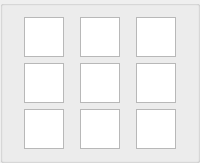
          <widget class="QGroupBox" name="majCell_00">
           <layout class="QGridLayout" name="majCell_0">
            <item row="0" column="0">
             <widget class="QTextEdit" name="cell_0_0">
              <property name="sizePolicy">
               <sizepolicy hsizetype="Maximum" vsizetype="Maximum">
                <horstretch>0</horstretch>
                <verstretch>0</verstretch>
               </sizepolicy>
              </property>
              <property name="maximumSize">
               <size>
                <width>40</width>
                <height>40</height>
               </size>
              </property>
             </widget>
            </item>
            <item row="0" column="1">
             <widget class="QTextEdit" name="cell_0_1">
              <property name="sizePolicy">
               <sizepolicy hsizetype="Maximum" vsizetype="Maximum">
                <horstretch>0</horstretch>
                <verstretch>0</verstretch>
               </sizepolicy>
              </property>
              <property name="maximumSize">
               <size>
                <width>40</width>
                <height>40</height>
               </size>
              </property>
             </widget>
            </item>
            <item row="0" column="2">
             <widget class="QTextEdit" name="cell_0_2">
              <property name="sizePolicy">
               <sizepolicy hsizetype="Maximum" vsizetype="Maximum">
                <horstretch>0</horstretch>
                <verstretch>0</verstretch>
               </sizepolicy>
              </property>
              <property name="maximumSize">
               <size>
                <width>40</width>
                <height>40</height>
               </size>
              </property>
             </widget>
            </item>
            <item row="1" column="0">
             <widget class="QTextEdit" name="cell_1_0">
              <property name="sizePolicy">
               <sizepolicy hsizetype="Maximum" vsizetype="Maximum">
                <horstretch>0</horstretch>
                <verstretch>0</verstretch>
               </sizepolicy>
              </property>
              <property name="maximumSize">
               <size>
                <width>40</width>
                <height>40</height>
               </size>
              </property>
             </widget>
            </item>
            <item row="1" column="1">
             <widget class="QTextEdit" name="cell_1_1">
              <property name="sizePolicy">
               <sizepolicy hsizetype="Maximum" vsizetype="Maximum">
                <horstretch>0</horstretch>
                <verstretch>0</verstretch>
               </sizepolicy>
              </property>
              <property name="maximumSize">
               <size>
                <width>40</width>
                <height>40</height>
               </size>
              </property>
             </widget>
            </item>
            <item row="1" column="2">
             <widget class="QTextEdit" name="cell_1_2">
              <property name="sizePolicy">
               <sizepolicy hsizetype="Maximum" vsizetype="Maximum">
                <horstretch>0</horstretch>
                <verstretch>0</verstretch>
               </sizepolicy>
              </property>
              <property name="maximumSize">
               <size>
                <width>40</width>
                <height>40</height>
               </size>
              </property>
             </widget>
            </item>
            <item row="2" column="0">
             <widget class="QTextEdit" name="cell_2_0">
              <property name="sizePolicy">
               <sizepolicy hsizetype="Maximum" vsizetype="Maximum">
                <horstretch>0</horstretch>
                <verstretch>0</verstretch>
               </sizepolicy>
              </property>
              <property name="maximumSize">
               <size>
                <width>40</width>
                <height>40</height>
               </size>
              </property>
             </widget>
            </item>
            <item row="2" column="1">
             <widget class="QTextEdit" name="cell_2_1">
              <property name="sizePolicy">
               <sizepolicy hsizetype="Maximum" vsizetype="Maximum">
                <horstretch>0</horstretch>
                <verstretch>0</verstretch>
               </sizepolicy>
              </property>
              <property name="maximumSize">
               <size>
                <width>40</width>
                <height>40</height>
               </size>
              </property>
             </widget>
            </item>
            <item row="2" column="2">
             <widget class="QTextEdit" name="cell_2_2">
              <property name="sizePolicy">
               <sizepolicy hsizetype="Maximum" vsizetype="Maximum">
                <horstretch>0</horstretch>
                <verstretch>0</verstretch>
               </sizepolicy>
              </property>
              <property name="maximumSize">
               <size>
                <width>40</width>
                <height>40</height>
               </size>
              </property>
             </widget>
            </item>
           </layout>
          </widget>
